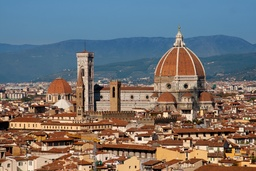
#> input picture ascii_mosaic/florence/Florence1.jpg, 256 x 171 px, shrunk from 1400 x 933 before the run
$ python -i Text2Img.py   (imports and definitions only)
#> lines starting #> are read from the running program, lines starting #| are printed output that depends on the picture
import cv2
import numpy as np
from skimage.transform import resize
from itertools import cycle
import string

import matplotlib.pyplot as plt

class Processor:
    def __init__(self, size=15, text = 'files/transcript.txt', center_text=True):
        '''Processor Constructor
        args :
            size : (int) size of sides of ascii .PNG (square)
            text : (str) text file to render ascii characters from
            center_text : (bool) if True, center each ascii character in its grid position

        returns: None
        '''
#> called with size = 15, text = 'files/transcript.txt', center_text = True
        self.size = size
        self.img = None
        self.out = None

        #preprocess the text
        self.letter_lookup = {}
        transcipt = ''
        with open(text) as f:
#> (reads ascii_mosaic/files/transcript.txt from the repository)
            for word in f:
                transcipt = '{}{}'.format(transcipt, word)
                for char in word:
                    char_img = np.zeros(shape=(40, 40))
                    cv2.putText(char_img, char, (9, 25),
                                cv2.FONT_HERSHEY_SIMPLEX, 1, 1, 1)

                    if center_text:
                        if char != ' ' and char not in string.punctuation:
                            #get horz and vert center of mass
                            horz = np.sum(char_img, axis=1)
                            horz_ind = np.where(horz>0)
                            horz_mean = np.mean(horz_ind).astype(int)

                            vert = np.sum(char_img, axis=0)
                            vert_ind = np.where(vert>0)
                            vert_mean = np.mean(vert_ind).astype(int)

                            #crop equidistant from center of mass
                            char_img = char_img[(horz_mean-12):(horz_mean+12),
                                        (vert_mean-12):(vert_mean+12)]

                    char_img = resize(char_img, (self.size, self.size))
                    char_img = 1 - cv2.threshold(char_img,0,1,cv2.THRESH_BINARY)[1]
                    char_img *= 255
#                     print (char_img)
#                     plt.imshow(char_img); plt.show()
                    self.letter_lookup[char] = char_img
        self.transcipt = list(transcipt)
        self.cycle_transript = None

        self.project2ascii = np.vectorize(self.project2ascii, otypes=[object])

    def project2ascii(self, pixel):
        '''project/map binned ASCII chars to stored .PNGs'''
        next_char = next(self.cycle_transript)
        char_img = self.letter_lookup[next_char]

        mask = (char_img==0)
        template = char_img*0
        out = template+255
        color = template+pixel
        out[mask]=color[mask]

        out = cv2.addWeighted(out, 0.8, color, 0.2, 1)
        return out

    def process_image(self, input_image, shift = 0):
        '''Maps an image's grayscale pixel intensties to characters from self.transcript

        args:
            input_image : (str) or (np.array)
                if filename string is given, will open. Otherwise you
                can supply a numpy array.
            shift : (int) indices to shift characters in transcipt array

        returns:
            self.out : (np.array)
                output grasycale image of mapped text(larger dims by factor of self.size)
        '''
#> called with input_image = 'florence/Florence1.jpg', shift = 0

        #input image
        if type(input_image) is str:
            input_image = cv2.imread(input_image)
#> input_image is the input picture: shape (171, 256, 3); mean B, G, R 113.3, 113.9, 116.9

        self.img = cv2.GaussianBlur(input_image, (7, 7), 0) #open and denoise image
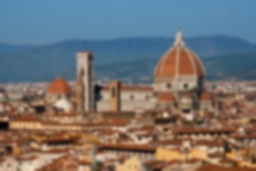
#> self.img: shape (171, 256, 3); mean B, G, R 113.3, 113.9, 116.9
        self.img = cv2.cvtColor(self.img, cv2.COLOR_BGR2GRAY) #grayscale
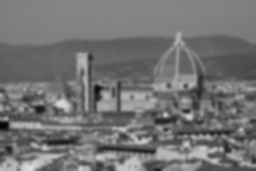
#> self.img: shape (171, 256); min 5, max 226, mean 114.7

        shift = shift % len(self.transcipt)
        self.transcipt = self.transcipt[shift:]+self.transcipt[:shift] #shift the transcipt array
        self.cycle_transript = cycle(self.transcipt) #reset for cyclcing through text chars

        temp = self.project2ascii(self.img) #map the characters to the pixels

        #temp is an array of arrays, so reformat to correct image dims
        self.out = np.hstack([np.hstack(temp[i]).T for i in range(temp.shape[0])]).T #reformat
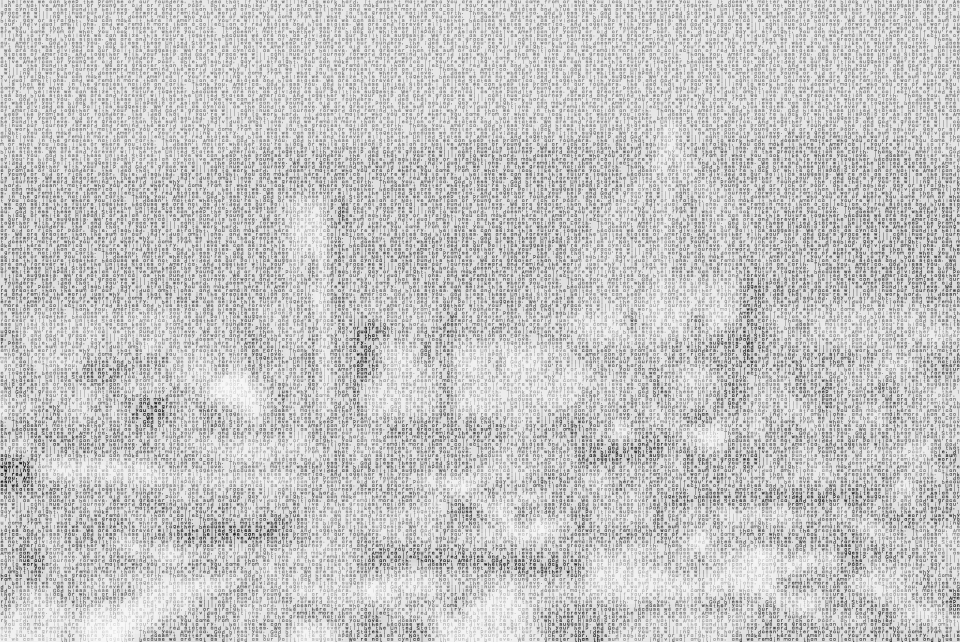
#> self.out: shape (2565, 3840) float64 (shown at 1/4 size); min 6, max 250.2, mean 199.8

        return self.out


    def write_output(self, output_name):
        '''write image to file
        args:
            output_name : (str)
                filename to write to

        returns: None
        '''

        assert self.out is not None, 'process an image before saving'
        cv2.imwrite(output_name, self.out)

>>> result = Processor().process_image('florence/Florence1.jpg')
